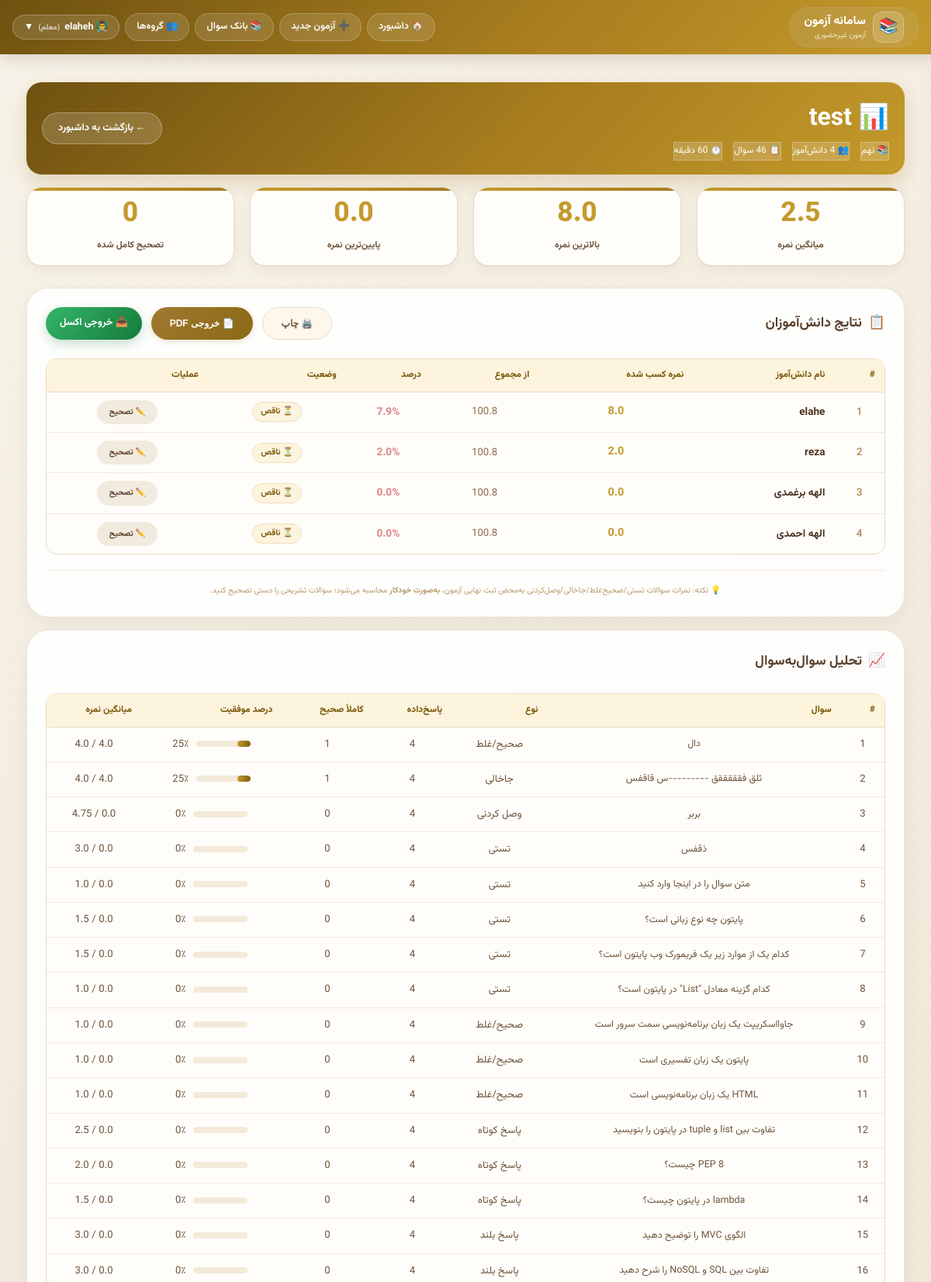
The app's page /teacher/exam/22/results/ (signed in, upper part) with its own data.
### accounts/models.py (models this page shows, shortened)
class User(AbstractUser):
    ROLE_CHOICES = [
        ('admin', 'ادمین'),
        ('teacher', 'معلم'),
        ('student', 'دانش‌آموز'),
    ]
    role = models.CharField(max_length=10, choices=ROLE_CHOICES, default='student')
    grade = models.ForeignKey(Grade, on_delete=models.SET_NULL, null=True, blank=True)
    student_code = models.CharField(max_length=10, unique=True, null=True, blank=True)
    phone = models.CharField(max_length=15, blank=True)

class Grade(models.Model):
    GRADE_CHOICES = [
        ('7', 'هفتم'),
        ('8', 'هشتم'),
        ('9', 'نهم'),
    ]
    name = models.CharField(max_length=20, choices=GRADE_CHOICES, unique=True)

### exams/models.py (models this page shows, shortened)
class Exam(models.Model):
    title = models.CharField(max_length=200)
    teacher = models.ForeignKey(settings.AUTH_USER_MODEL, on_delete=models.CASCADE,
                                limit_choices_to={'role': 'teacher'})
    grade = models.ForeignKey(Grade, on_delete=models.CASCADE)
    duration_minutes = models.IntegerField()
    start_time = models.DateTimeField()
    end_time = models.DateTimeField()
    students = models.ManyToManyField(settings.AUTH_USER_MODEL, related_name='exams',
                                      limit_choices_to={'role': 'student'})
    is_active = models.BooleanField(default=True)
    show_score_to_student = models.BooleanField(default=False)
    created_at = models.DateTimeField(auto_now_add=True)
    random_questions = models.BooleanField(default=False)
    enable_anti_cheat = models.BooleanField(default=True, verbose_name="فعال کردن سیستم تشخیص تقلب")
    prevent_tab_switch = models.BooleanField(default=True, verbose_name="جلوگیری از تغییر تب")
    prevent_copy_paste = models.BooleanField(default=True, verbose_name="جلوگیری از کپی/پیست")
    track_ip = models.BooleanField(default=True, verbose_name="ردیابی IP")
    TIMER_TYPE_CHOICES = [
        ('floating', 'تایم شناور (از لحظه شروع دانش‌آموز)'),
        ('fixed', 'تایم ثابت (همه تا زمان پایان مشخص)'),
    ]
    timer_type = models.CharField(
        max_length=20,
        choices=TIMER_TYPE_CHOICES,
        default='floating',
        verbose_name="نوع تایمر"
    )
    show_questions_mode = models.CharField(
        max_length=20,
        choices=[('all', 'همه سوالات در یک صفحه'), ('one_by_one', 'هر سوال در یک صفحه')],
        default='one_by_one',
        verbose_name="نحوه نمایش سوالات"
    )
    show_back_button = models.BooleanField(default=True, verbose_name="نمایش دکمه بازگشت به سوال قبلی")
    allow_teacher_answer = models.BooleanField(default=True, verbose_name="معلم می‌تواند پاسخ تشریحی وارد کند")
    show_answers_after_exam = models.BooleanField(default=False,
                                                  verbose_name="نمایش پاسخ صحیح به دانش‌آموز بعد از اتمام")

class Question(models.Model):
    QUESTION_TYPES = [
        ('true_false', 'صحیح/غلط'),
        ('multiple_choice', 'تستی'),
        ('fill_blank', 'جاخالی'),
        ('short_answer', 'پاسخ کوتاه'),
        ('long_answer', 'پاسخ بلند'),
        ('image_answer', 'پاسخ تصویری'),
        ('matching', 'وصل کردنی'),
    ]
    exam = models.ForeignKey(Exam, on_delete=models.CASCADE, related_name='questions')
    text = models.TextField(blank=True)
    image = models.ImageField(upload_to='question_images/', null=True, blank=True)
    question_type = models.CharField(max_length=20, choices=QUESTION_TYPES)
    max_score = models.DecimalField(max_digits=10, decimal_places=2, default=1.0)
    order = models.IntegerField(default=0)
    options = models.JSONField(default=list, blank=True)
    options_type = models.CharField(max_length=10,
                                    choices=[('text', 'متن'), ('image', 'تصویر'), ('mixed', 'متن+تصویر')],
                                    default='text')
    correct_answer = models.TextField(blank=True, null=True)
    blanks = models.JSONField(default=list, blank=True)
    matching_pairs = models.JSONField(default=list, blank=True)
    allow_image_answer = models.BooleanField(default=False)
    class Meta:
        ordering = ['order']

### teacher_panel/views.py (the view)
# urls.py: path('exam/<int:exam_id>/results/', views.exam_results, name='exam_results'),
@login_required
def exam_results(request, exam_id):
    from decimal import Decimal
    exam = get_object_or_404(Exam, id=exam_id, teacher=request.user)
    check_teacher_access(request.user, exam)
    results = []
    for student in exam.students.filter(grade=exam.grade):
        total_score = Decimal('0.00')
        total_possible = Decimal('0.00')
        answered_questions = 0
        for question in exam.questions.all():
            answer = StudentAnswer.objects.filter(student=student, question=question).first()
            total_possible += Decimal(str(question.max_score))
            if answer and answer.score_obtained is not None:
                total_score += Decimal(str(answer.score_obtained))
                answered_questions += 1
        if total_possible > 0:
            percentage = float((total_score / total_possible) * Decimal('100'))
        else:
            percentage = 0
        results.append({
            'student': student,
            'total_score': float(total_score),
            'total_possible': float(total_possible),
            'percentage': round(percentage, 1),
            'answered_count': answered_questions,
            'total_questions': exam.questions.count(),
        })
    results.sort(key=lambda x: x['total_score'], reverse=True)
    if results:
        avg_score = sum(r['total_score'] for r in results) / len(results)
        highest = max(r['total_score'] for r in results)
        lowest = min(r['total_score'] for r in results)
        fully_graded = sum(1 for r in results if r['answered_count'] == r['total_questions'])
    else:
        avg_score = 0
        highest = 0
        lowest = 0
        fully_graded = 0
    return render(request, 'teacher_panel/exam_results.html', {
        'exam': exam,
        'analysis': question_analysis(exam),
        'results': results,
        'stats': {
            'average_score': round(avg_score, 2),
            'highest_score': highest,
            'lowest_score': lowest,
            'total_students': len(results),
            'fully_graded': fully_graded,
        },
    })

### templates/teacher_panel/exam_results.html (shortened to what this page needs)
{% extends 'base.html' %}
{% load static %}
{% block content %}
<div class="container">
    <div class="exam-hero">
        <div class="exam-hero-row">
            <div>
                <h1><span>📊</span> {{ exam.title }}</h1>
                <div class="exam-meta">
                    <span>📚 {{ exam.grade.get_name_display }}</span>
                    <span>👥 {{ stats.total_students }} دانش‌آموز</span>
                    <span>📋 {{ exam.questions.count }} سوال</span>
                    <span>⏱️ {{ exam.duration_minutes }} دقیقه</span>
                </div>
            </div>
            <a href="{% url 'teacher_dashboard' %}" class="btn-ghost-light">← بازگشت به داشبورد</a>
        </div>
    </div>
    <div class="stats-grid">
        <div class="stat-card">
            <div class="stat-value">{{ stats.average_score|floatformat:1 }}</div>
            <div class="stat-label">میانگین نمره</div>
        </div>
        <div class="stat-card">
            <div class="stat-value">{{ stats.highest_score|floatformat:1 }}</div>
            <div class="stat-label">بالاترین نمره</div>
        </div>
        <div class="stat-card">
            <div class="stat-value">{{ stats.lowest_score|floatformat:1 }}</div>
            <div class="stat-label">پایین‌ترین نمره</div>
        </div>
        <div class="stat-card">
            <div class="stat-value">{{ stats.fully_graded }}</div>
            <div class="stat-label">تصحیح کامل شده</div>
        </div>
    </div>
    <div class="results-card">
        <div class="results-header">
            <h2>
                <span>📋</span>
                نتایج دانش‌آموزان
            </h2>
            <div class="export-buttons">
                <button class="btn-print" onclick="window.print()">🖨️ چاپ</button>
                <button class="btn-pdf" id="pdfBtn">📄 خروجی PDF</button>
                <a class="btn-csv" href="{% url 'export_results_csv' exam.id %}">📥 خروجی اکسل</a>
            </div>
        </div>
        <div class="table-wrapper" id="resultsTable">
            <table>
                <thead>
                    <tr>
                        <th>#</th>
                        <th>نام دانش‌آموز</th>
                        <th>نمره کسب شده</th>
                        <th>از مجموع</th>
                        <th>درصد</th>
                        <th>وضعیت</th>
                        <th>عملیات</th>
                    </tr>
                </thead>
                <tbody>
                {% for result in results %}
                    <tr>
                        <td class="rank">{{ forloop.counter }}</td>
                        <td class="student-name">
                            {{ result.student.get_full_name|default:result.student.username }}
                        </td>
                        <td class="score">{{ result.total_score|floatformat:1 }}</td>
                        <td style="color: #8b6b4a;">{{ result.total_possible|floatformat:1 }}</td>
                        <td>
                            {% if result.percentage >= 70 %}
                                <span class="percentage high">{{ result.percentage }}%</span>
                            {% elif result.percentage >= 50 %}
                                <span class="percentage medium">{{ result.percentage }}%</span>
                            {% else %}
                                <span class="percentage low">{{ result.percentage }}%</span>
                            {% endif %}
                        </td>
                        <td>
                            {% if result.answered_count == result.total_questions %}
                                <span class="status-badge status-complete">✓ کامل</span>
                            {% else %}
                                <span class="status-badge status-partial">⏳ ناقص</span>
                            {% endif %}
                        </td>
                        <td>
                            <a href="{% url 'grade_exam' exam.id %}" class="btn-view">✏️ تصحیح</a>
                        </td>
                    </tr>
                {% empty %}
                    <tr>
                        <td colspan="7" style="text-align: center; padding: 50px; color: #b89a6a;">📭 هیچ دانش‌آموزی برای این آزمون ثبت نام نشده است</td>
                    </tr>
                {% endfor %}
                </tbody>
            </table>
        </div>
        <div class="footer-note">
            💡 نکته: نمرات سوالات تستی/صحیح‌غلط/جاخالی/وصل‌کردنی به‌محض ثبت نهایی آزمون، <b>به‌صورت خودکار</b> محاسبه می‌شود؛ سوالات تشریحی را دستی تصحیح کنید.
        </div>
    </div>
    {% if analysis %}
    <div class="results-card analysis-card">
        <div class="results-header">
            <h2><span>📈</span> تحلیل سوال‌به‌سوال</h2>
        </div>
        <div class="table-wrapper">
            <table>
                <thead>
                    <tr>
                        <th>#</th><th>سوال</th><th>نوع</th><th>پاسخ‌داده</th>
                        <th>کاملاً صحیح</th><th>درصد موفقیت</th><th>میانگین نمره</th>
                    </tr>
                </thead>
                <tbody>
                {% for a in analysis %}
                    <tr>
                        <td>{{ a.order }}</td>
                        <td class="analysis-text">{{ a.text|default:"—" }}</td>
                        <td>{{ a.type }}</td>
                        <td>{{ a.answered }}</td>
                        <td>{{ a.full }}</td>
                        <td>
                            <span class="rate-wrap"><span class="rate-bar" style="width: {{ a.rate }}%"></span></span>
                            {{ a.rate }}٪
                        </td>
                        <td>{{ a.avg }} / {{ a.max_score }}</td>
                    </tr>
                {% endfor %}
                </tbody>
            </table>
        </div>
    </div>
    {% endif %}
</div>
{% endblock %}

### templates/base.html (shortened to what this page needs)
<!DOCTYPE html>
<html dir="rtl" lang="fa">
<head>
    {% load static %}
    <link rel="stylesheet" href="{% static 'css/site.css' %}?v=1">
</head>
<body>
<div class="navbar">
    <div class="nav-container">
        <div class="logo">
            <span class="logo-icon">📚</span>
            <div>
                <div class="logo-text">سامانه آزمون</div>
                <div class="logo-sub">آزمون غیرحضوری</div>
            </div>
        </div>
        <div class="nav-links">
            {% if user.is_authenticated %}
                {% if user.role == 'admin' %}
                    <a href="{% url 'admin_dashboard' %}" class="nav-link">🏠 داشبورد</a>
                    <a href="{% url 'manage_users' %}" class="nav-link">👥 مدیریت کاربران</a>
                    <a href="{% url 'manage_exams' %}" class="nav-link">📋 مدیریت آزمون‌ها</a>
                    <a href="{% url 'system_logs' %}" class="nav-link">📜 لاگ سیستم</a>
                {% elif user.role == 'teacher' %}
                    <a href="{% url 'teacher_dashboard' %}" class="nav-link">🏠 داشبورد</a>
                    <a href="{% url 'create_exam' %}" class="nav-link">➕ آزمون جدید</a>
                    <a href="{% url 'question_bank' %}" class="nav-link">📚 بانک سوال</a>
                    <a href="{% url 'groups' %}" class="nav-link">👥 گروه‌ها</a>
                {% endif %}
                <div class="dropdown" id="userDropdown">
                    <button class="dropdown-btn" id="dropdownBtn">
                        {% if user.role == 'admin' %}🛡️
                        {% elif user.role == 'teacher' %}👨‍🏫
                        {% else %}👤{% endif %}
                        {{ user.get_full_name|default:user.username }}
                        <span style="font-size: 10px; opacity: 0.7;">
                            ({% if user.role == 'admin' %}ادمین{% elif user.role == 'teacher' %}معلم{% else %}دانش‌آموز{% endif %})
                        </span>
                        ▼
                    </button>
                </div>
            {% else %}
                <a href="{% url 'login' %}" class="nav-link">🔐 ورود</a>
            {% endif %}
        </div>
    </div>
</div>
<div class="main-content">
    {% block content %}{% endblock %}
</div>
</body>
</html>

### records on screen
User: get_full_name "elaheh"
Exam: title "test", grade.name "نهم", duration_minutes "60"
User: student.get_full_name "elahe", total_score "8.0", total_possible "100.8", percentage "7.9"
User: student.get_full_name "reza", total_score "2.0", total_possible "100.8", percentage "2.0"
User: student.get_full_name "الهه برغمدی", total_score "0.0", total_possible "100.8", percentage "0.0"
User: student.get_full_name "الهه احمدی", total_score "0.0", total_possible "100.8", percentage "0.0"
Question: text "دال"
Question: text "ثلق فقققققق ---------س قاقفس"
Question: text "بربر"
Question: text "ذقفس"
Question: text "متن سوال را در اینجا وارد کنید"
Question: text "پایتون چه نوع زبانی است؟"
Question: text "کدام یک از موارد زیر یک فریمورک وب پایتون است؟"
Question: text "کدام گزینه معادل \"List\" در پایتون است؟"
Question: text "جاوااسکریپت یک زبان برنامه‌نویسی سمت سرور است"
Question: text "پایتون یک زبان تفسیری است"
Question: text "HTML یک زبان برنامه‌نویسی است"
Question: text "تفاوت بین list و tuple در پایتون را بنویسید"
Question: text "PEP 8 چیست؟"
Question: text "lambda در پایتون چیست؟"
Question: text "الگوی MVC را توضیح دهید"
Question: text "تفاوت بین SQL و NoSQL را شرح دهید"

### other values on screen
{{ stats.average_score|floatformat:1 }} "2.5"
{{ stats.highest_score|floatformat:1 }} "8.0"
{{ stats.lowest_score|floatformat:1 }} "0.0"
{{ stats.fully_graded }} "0"
{{ a.order }} "1" "2" "3" "4" "5" "6" "7" "8" "9" "10" "11" "12" "13" "14" "15" "16"
{{ a.type }} "صحیح/غلط" "جاخالی" "وصل کردنی" "تستی" "تستی" "تستی" "تستی" "تستی" "صحیح/غلط" "صحیح/غلط" "صحیح/غلط" "پاسخ کوتاه" "پاسخ کوتاه" "پاسخ کوتاه" "پاسخ بلند" "پاسخ بلند"
{{ a.answered }} "4" "4" "4" "4" "4" "4" "4" "4" "4" "4" "4" "4" "4" "4" "4" "4"
{{ a.full }} "1" "1" "0" "0" "0" "0" "0" "0" "0" "0" "0" "0" "0" "0" "0" "0"
{{ a.rate }} "25" "25" "0" "0" "0" "0" "0" "0" "0" "0" "0" "0" "0" "0" "0" "0"
{{ a.avg }} "4.0" "4.0"
{{ a.max_score }} "4.0" "4.0" "4.75" "3.0" "1.0" "1.5" "1.5" "1.0" "1.0" "1.0" "1.0" "2.5" "2.0" "1.5" "3.0" "3.0"
